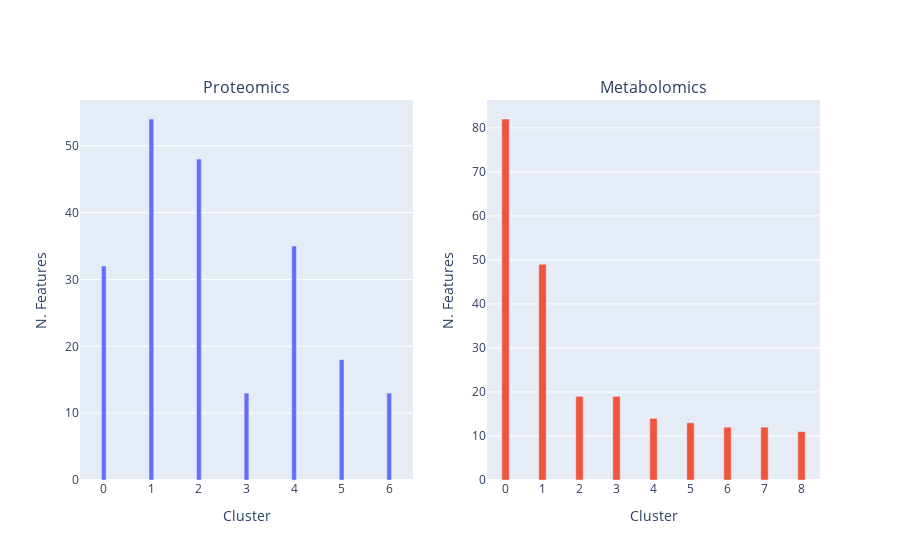

Notebook code for this chart:
### Code cell
# Number of features per cluster

fig = make_subplots(rows=1, cols=2, subplot_titles=['Proteomics', 'Metabolomics'])
fig.add_trace(go.Bar(
    x=[str(i) for i in range(len(qqcom))],
    y=[len(i) for i in qqcom], width=0.1, showlegend=False
), row=1, col=1)

# mmcl = [1,9,10]
fig.add_trace(go.Bar(
    x=[str(i) for i in range(len(mmcom))],
    y=[len(i) for n,i in enumerate(mmcom)], width=0.2, showlegend=False
), row=1, col=2)
fig.update_xaxes(title='Cluster')
fig.update_yaxes(title='N. Features')

fig.show()
with open(file, 'a') as f:
    f.write(fig.to_html(full_html=False, include_plotlyjs='cdn', default_height='50%', default_width='80%'))

### Figure 1 — Plotly figure (JSON) as saved in the notebook; plotly's stock layout.template omitted (floating-point values rounded to 4 significant figures)
{"data": [{"showlegend": false, "type": "bar", "width": 0.1, "x": ["0", "1", "2", "3", "4", "5", "6"], "xaxis": "x", "y": [32, 54, 48, 13, 35, 18, 13], "yaxis": "y"}, {"showlegend": false, "type": "bar", "width": 0.2, "x": ["0", "1", "2", "3", "4", "5", "6", "7", "8"], "xaxis": "x2", "y": [82, 49, 19, 19, 14, 13, 12, 12, 11], "yaxis": "y2"}], "layout": {"annotations": [{"font": {"size": 16}, "showarrow": false, "text": "Proteomics", "x": 0.225, "xanchor": "center", "xref": "paper", "y": 1, "yanchor": "bottom", "yref": "paper"}, {"font": {"size": 16}, "showarrow": false, "text": "Metabolomics", "x": 0.775, "xanchor": "center", "xref": "paper", "y": 1, "yanchor": "bottom", "yref": "paper"}], "xaxis": {"anchor": "y", "domain": [0, 0.45], "title": {"text": "Cluster"}}, "xaxis2": {"anchor": "y2", "domain": [0.55, 1], "title": {"text": "Cluster"}}, "yaxis": {"anchor": "x", "domain": [0, 1], "title": {"text": "N. Features"}}, "yaxis2": {"anchor": "x2", "domain": [0, 1], "title": {"text": "N. Features"}}}}
